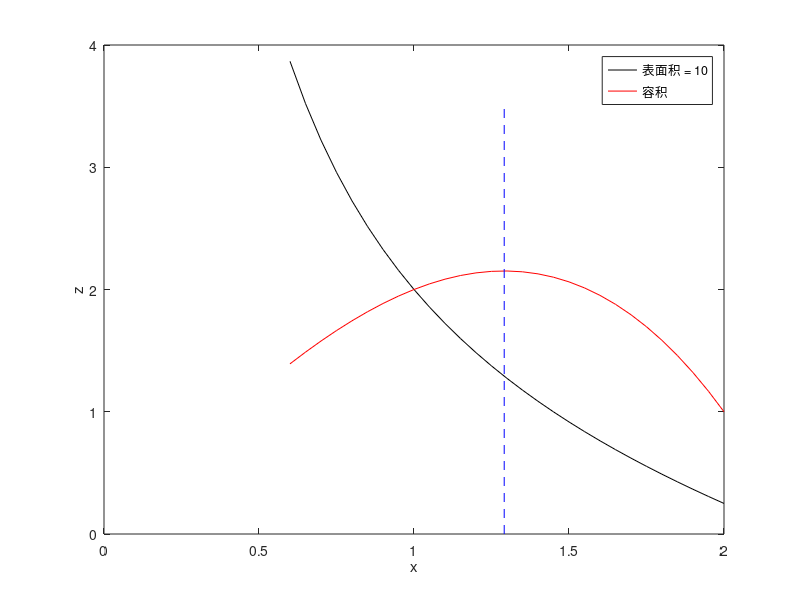

Source code (MATLAB):
% 例程 1.16  最大容积的盒子
x = 0.6: 0.05: 2;
z = (5 - x.^2)./(2*x);
vol = z.*(x.^2);
xopt = sqrt(5/3);
figure(1)
plot(x, z, 'k');
hold on;
plot(x, vol, 'r');
plot([xopt, xopt], [0, 3.5], 'b--');
xlabel('x');  ylabel('z');
legend('表面积 = 10', '容积');
